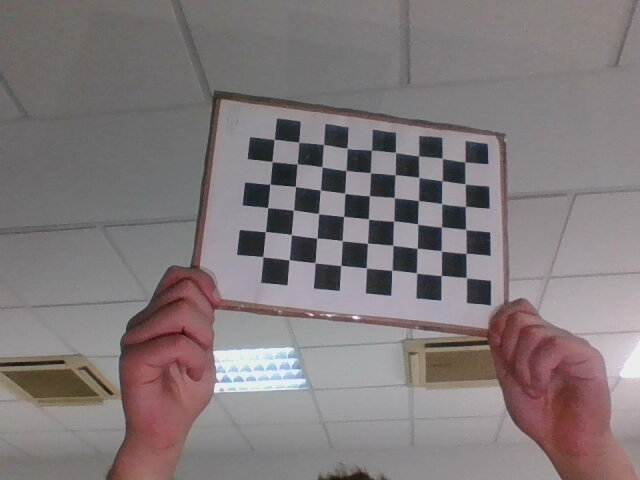
#> input picture Images/Not_Calib/Lote_3_25images/2023-02-27-175449_10.jpg, 640 x 480 px, given as the content of the folder ./Images/Not_Calib/Lote_2_50images, which was not available
$ python chess_calibration.py
#> lines starting #> are read from the running program, lines starting #| are printed output that depends on the picture; after the words box and inside, x2 and y2 are one past the last pixel; in counts of white or black regions, pixels touching at a corner belong together; long printed decimals are rounded
import numpy as np
import cv2
import glob

# Filas y columnas del Images (puede variar)
COLS, ROWS = 9,6   #11x7 - 9x6

# Lote de imagenes
LOTE = 'Lote_2_50images/'

# Ubicacion de imagenes sin calibrar y directorios para guardar imagenes
FOLDER_DISTORTED = './Images/Not_Calib/' + LOTE
FOLDER_SAVE = './Images/Calib/' + LOTE
FOLDER_DRAWING = './Images/Drawing/' + LOTE

# Resolución de la imagen
WIDTH_RES = 640     # Webcam
HEIGHT_RES = 480     # Webcam
# WIDTH_RES = 4032   # Iphone 11
# HEIGHT_RES = 3024   # Iphone 11

# Se crean COLS*ROWS puntos tridimensionales correspondientes a las esquinas del tablero
objp = np.zeros((COLS*ROWS,3), np.float32)
objp[:,:2] = np.mgrid[0:COLS,0:ROWS].T.reshape(-1,2)

# Puntos reales y puntos de imagen
objpoints = [] # 3d
imgpoints = [] # 2d

# Se obtiene el conjunto de imagenes (cuidado con formato)
imagenes = glob.glob('{}*.jpg'.format(FOLDER_DISTORTED))

# Resolución de la imagen reescalada para guardar (opcional)
# NEW_W = 640
# NEW_H = 480

# Propiedades de la imagen
print(" ")
print( "Resolucion: " + str(WIDTH_RES) + "x" + str(HEIGHT_RES))
print(" ")


# Obtención de puntos 2D
i = 1
for fname in imagenes:

  # Se carga la imagen
  img = cv2.imread(fname)
#> img is the input picture: shape (480, 640, 3); mean B, G, R 122.8, 121.4, 129.5
  # img = cv2.resize(imagen, (NEW_W, NEW_H))
  gray = cv2.cvtColor(img,cv2.COLOR_BGR2GRAY)
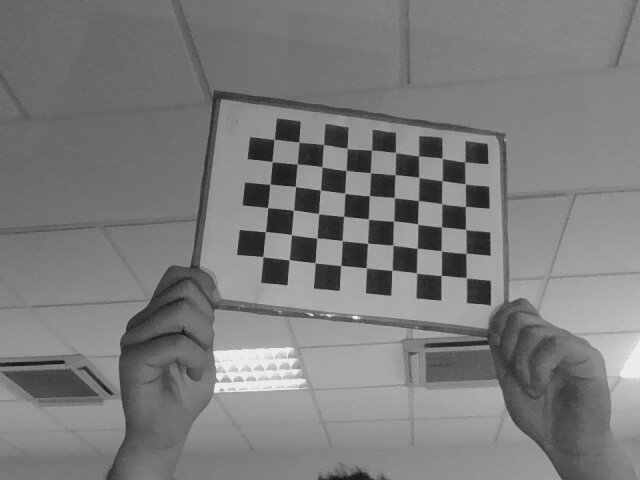
#> gray: shape (480, 640); min 15, max 247, mean 124

  # Búsqueda de esquinas
  ret, corners = cv2.findChessboardCorners(gray, (COLS,ROWS),None)
#> ret = True; corners = 54 rows, first 8: [466.3, 277.6], [441.4, 275.5], [416.5, 273], [391.9, 270.3], [366.2, 267.7], [340.8, 265.4], [315.1, 262.7], [289.2, 259.7]

  # Si se hane encontrado puntos, los añade
  if ret == True:
    objpoints.append(objp)

    # Se calculan los gradientes entorno a las esquinas, se obtienen ecuaciones y
    # se ajusta la precisión de las esquinas
    vec = (7,7)
    zero_vec = (-1,-1)
    criteria = (cv2.TERM_CRITERIA_EPS + cv2.TERM_CRITERIA_MAX_ITER, 30, 0.001)  # Parametros
    corners_upd = cv2.cornerSubPix(gray,corners,vec,zero_vec,criteria)
#> corners_upd = 54 rows, first 8: [466.3, 277.7], [441.3, 275.5], [416.5, 273.1], [391.9, 270.3], [366.4, 267.9], [340.8, 265.4], [315.1, 262.7], [289.2, 259.7]
    imgpoints.append(corners_upd)

    # Se muestran las esquinas en el tablero
    img = cv2.drawChessboardCorners(img, (COLS,ROWS), corners_upd, ret)
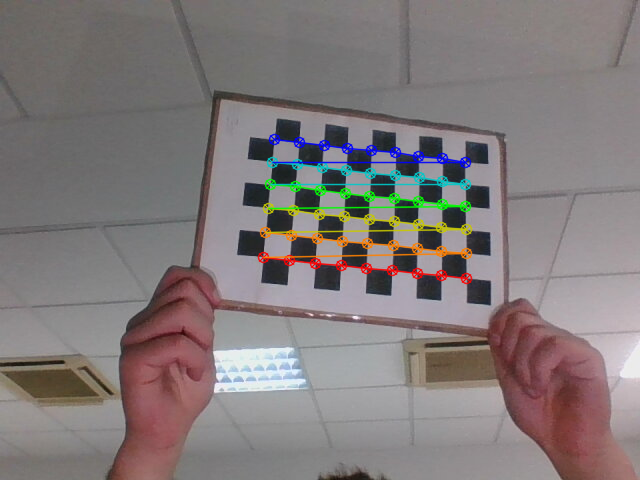
#> img: shape (480, 640, 3); 3.39% of pixels changed, all inside (x1, y1, x2, y2) = (257, 133, 473, 285)
    cv2.imwrite(FOLDER_DRAWING + "tablero" + str(i) + ".png",img)
    cv2.imshow('img',img)
    cv2.waitKey(12)        # Se espera un pequeño tiempo y pasa a la siguiente imagen
    i += 1


# Se calibra la camara relacionando los puntos 3D y 2D obtenidos. Se obtiene la matriz de parametros,
# vectores de rotacion, de traslacion, y coeficientes de distorsion.
ret, mtx, dist, rvecs, tvecs = cv2.calibrateCamera(objpoints, imgpoints, gray.shape[::-1],None,None)
#> ret = 0.411; mtx = [[894.9, 0, 252.7], [0, 969.1, 281.9], [0, 0, 1]]; dist = [[-0.868, 13.62, -0.0248, -0.0263, -98.97]]; rvecs = ([-0.022, -0.7, -2.96],); tvecs = ([8.34, -0.0953, 33.45],)
print("Matriz de parámetros intrínsecos")
print(mtx)
#| [[894.888   0.         252.721]
#|  [  0.         969.093 281.947]
#|  [  0.           0.           1.        ]]
print(" ")

# Se obtiene parametros de rectificacion / desdistorsion
mapx, mapy = cv2.initUndistortRectifyMap(mtx, dist, None, mtx, (WIDTH_RES, HEIGHT_RES), 5)
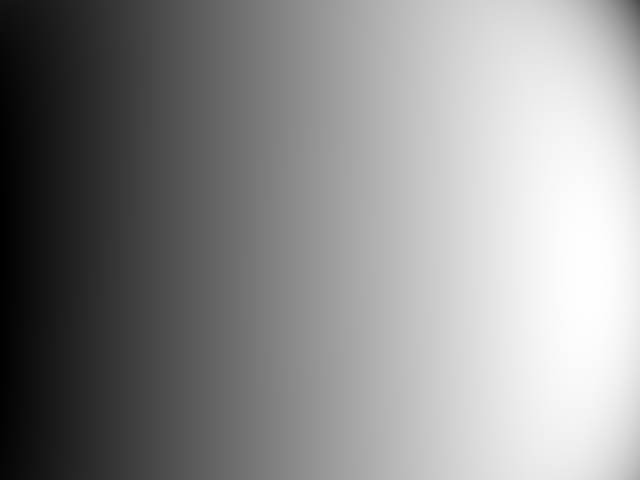
#> mapx: shape (480, 640) float32; min 2.34, max 535.5, mean 300.6; drawn with min black and max white
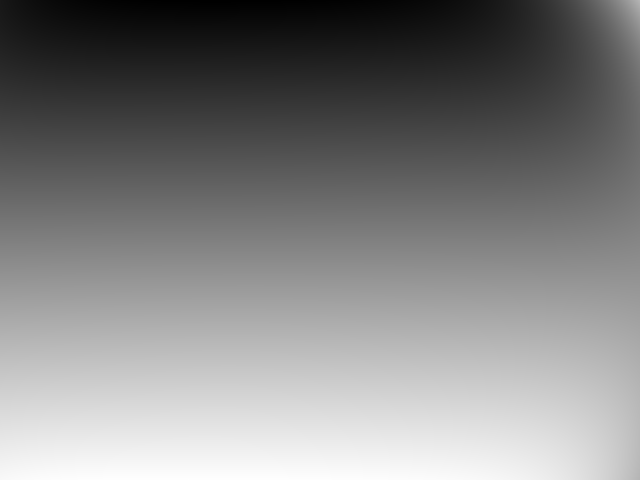
#> mapy: shape (480, 640) float32; min 3.69, max 472.5, mean 242.3; drawn with min black and max white

# Se desdistorsionan las imagenes para guardarlas en su carpeta
i = 1
for fname in imagenes:

  # Se desdistorsiona la imagen con los parametros obtenidos anteriormente
  imagen = cv2.imread(fname)
  img = cv2.remap(imagen, mapx, mapy, cv2.INTER_LINEAR)
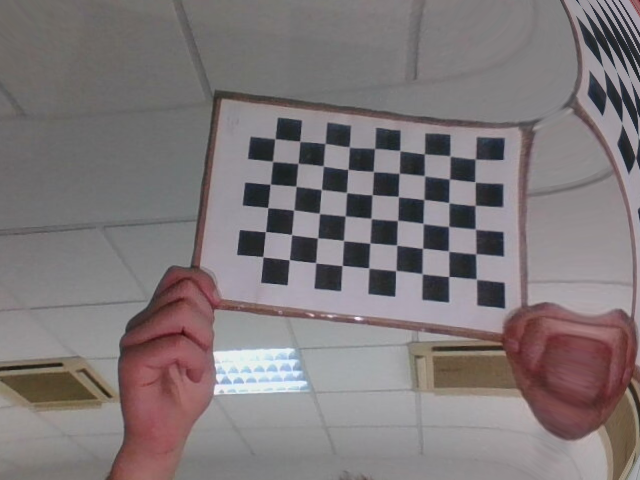
#> img: shape (480, 640, 3); mean B, G, R 120.3, 118.8, 126.4

  # Se guarda la imagen
  cv2.imwrite(FOLDER_SAVE + "calibrated" + str(i) + ".jpg",img)
  i += 1

# Se calcula error acumulado y el posterior error de reproyeccion
total_error = 0
for i in range(len(objpoints)):

  # Se obtiene la distancia entre los puntos sacados de forma bruta con los proyectados en la
  # realidad tras obtenerse la matriz de calibracion.
  imgpoints2, _ = cv2.projectPoints(objpoints[i], rvecs[i], tvecs[i], mtx, dist)

  # Se divide el entre el numero de puntos para obtener el error medio de cada imagen
  error = cv2.norm(imgpoints[i], imgpoints2, cv2.NORM_L2)/len(imgpoints2)
  total_error += error
#> this loop made 1 pass
#> (error, total_error) on pass 1: (0.0559, 0.0559)
#> after the loop, total_error = 0.0559


total_error = total_error/len(objpoints)
# Se divide el entre el numero de puntos 3D para obtener el error medio de todas las imagenes
print("Error total: " + str(total_error))
#| Error total: 0.05592
print(" ")

# La matriz representa en su diagonal las distancias focales en píexeles
focal_length_x, focal_length_y = mtx[0,0], mtx[1,1]
#> focal_length_x = 894.9; focal_length_y = 969.1
focal_length = np.sqrt(focal_length_x**2 + focal_length_y**2)
#> focal_length = 1319.1
print ("Distancia focal media:", focal_length)
#| Distancia focal media: 1319.078
print ("Error normalizado: ", total_error/focal_length)
#| Error normalizado:  4.2395422755485366e-05
print(" ")

# Almacenar los parámetros de la calibración
model = "matrix_{}x{}".format(COLS,ROWS)
np.savez(model, mtx=mtx, dist=dist)
